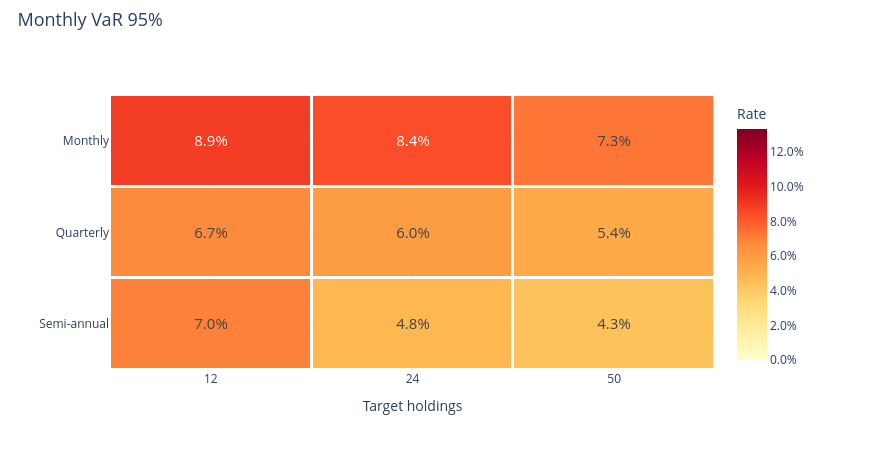

Write notebook code for a chart like this one.
### Markdown cell above
### Monthly 95% VaR

### Code cell
research.heatmap('monthly_var_95')

### Figure 1 — Plotly figure (JSON) as saved in the notebook; plotly's stock layout.template omitted (floating-point values rounded to 4 significant figures)
{"data": [{"colorbar": {"tickformat": ".1%", "title": {"text": "Rate"}}, "colorscale": [[0.0, "rgb(255,255,204)"], [0.125, "rgb(255,237,160)"], [0.25, "rgb(254,217,118)"], [0.375, "rgb(254,178,76)"], [0.5, "rgb(253,141,60)"], [0.625, "rgb(252,78,42)"], [0.75, "rgb(227,26,28)"], [0.875, "rgb(189,0,38)"], [1.0, "rgb(128,0,38)"]], "text": [["8.9%", "8.4%", "7.3%"], ["6.7%", "6.0%", "5.4%"], ["7.0%", "4.8%", "4.3%"]], "textfont": {"size": 15}, "texttemplate": "%{text}", "type": "heatmap", "x": ["12", "24", "50"], "xgap": 3, "y": ["Monthly", "Quarterly", "Semi-annual"], "ygap": 3, "z": [[0.08896, 0.08388, 0.07288], [0.06714, 0.0596, 0.05366], [0.06971, 0.04791, 0.04313]], "zmax": 0.1334, "zmin": 0.0}], "layout": {"height": 450, "hovermode": "closest", "legend": {"font": {"size": 12}, "itemclick": "toggle", "itemdoubleclick": "toggleothers", "x": 1.025, "y": 1}, "margin": {"b": 80, "l": 110, "r": 155, "t": 95}, "title": {"font": {"size": 18}, "text": "Monthly VaR 95%", "x": 0.02, "y": 0.97}, "width": 870, "xaxis": {"title": {"text": "Target holdings"}}, "yaxis": {"autorange": "reversed"}}}
